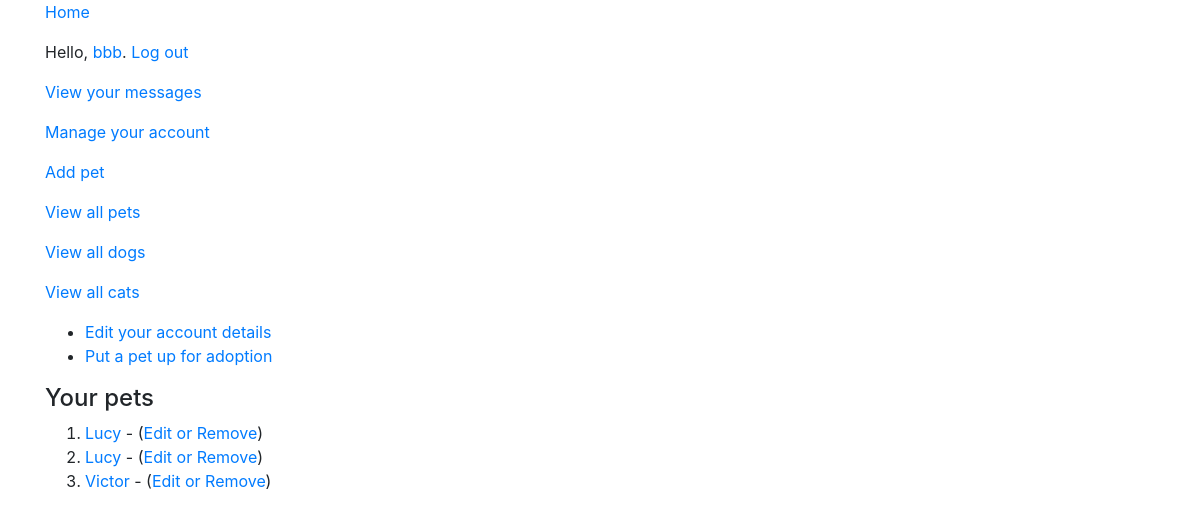
Page /account (signed in) on the earlier database version.
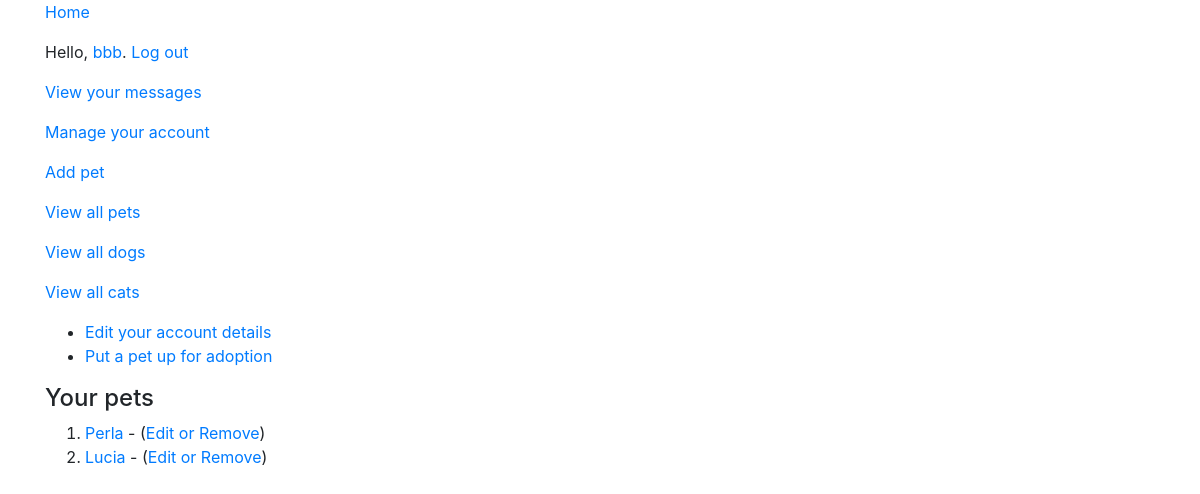
Same page on the later database version.
### tables this page shows
CREATE TABLE "pets" (
	"id"	integer NOT NULL PRIMARY KEY AUTOINCREMENT,
	"owner"	integer,
	"name"	text,
	"age"	text,
	"gender"	text,
	"animal"	TEXT,
	"breed"	TEXT,
	"entry_date"	datetime,
	"description"	text,
	FOREIGN KEY("owner") REFERENCES "users"("id")
);

### app.py (the view)
@app.route('/account')
@login_required
def account():
    user = session.get("user")
    user_id = session.get("user_id")
    db = sqlite3.connect('app.db')
    c = db.cursor()
    rows = c.execute('SELECT * FROM pets WHERE owner = ?', (user_id,)).fetchall()
    return render_template("account.html", user=user, rows=rows)

### app.py (called while the page is built)
@app.after_request
def after_request(response):
    response.headers['Cache-Control'] = 'no-cache, no-store, must-revalidate'
    response.headers['Expires'] = 0
    response.headers['Pragma'] = 'no-cache'
    return response

### helpers.py (called while the page is built)
def login_required(f):
    @wraps(f)
    def decorated_function(*args, **kwargs):
        if session.get("user") is None:
            return redirect("/login")
        return f(*args, **kwargs)
    return decorated_function

### templates/account.html (shortened to what this page needs)
{% extends "layout.html" %}
{% block main %}
<div class="container">
    <ul>
        <li><a href="/account/edit">Edit your account details</a></li>
        <li><a href="/add_pet">Put a pet up for adoption</a></li>
    </ul>
    {% if rows|length > 0 %}
    <h4>Your pets</h4>
    {% endif %}
    <ol>
        {% for pet in rows %}
        <li><a href="/pets/{{ pet[5]|lower }}s/{{ pet[0] }}">{{ pet[2] }}</a> - (<a href="/remove/{{ pet[0] }}">Edit or Remove</a>)</li>
        {% endfor %}
    </ol>
</div>
{% endblock %}

Differences in the rows shown:
removed pets: name "Lucy"
removed pets: name "Lucy"
removed pets: name "Victor"
added pets: name "Perla"
added pets: name "Lucia"
